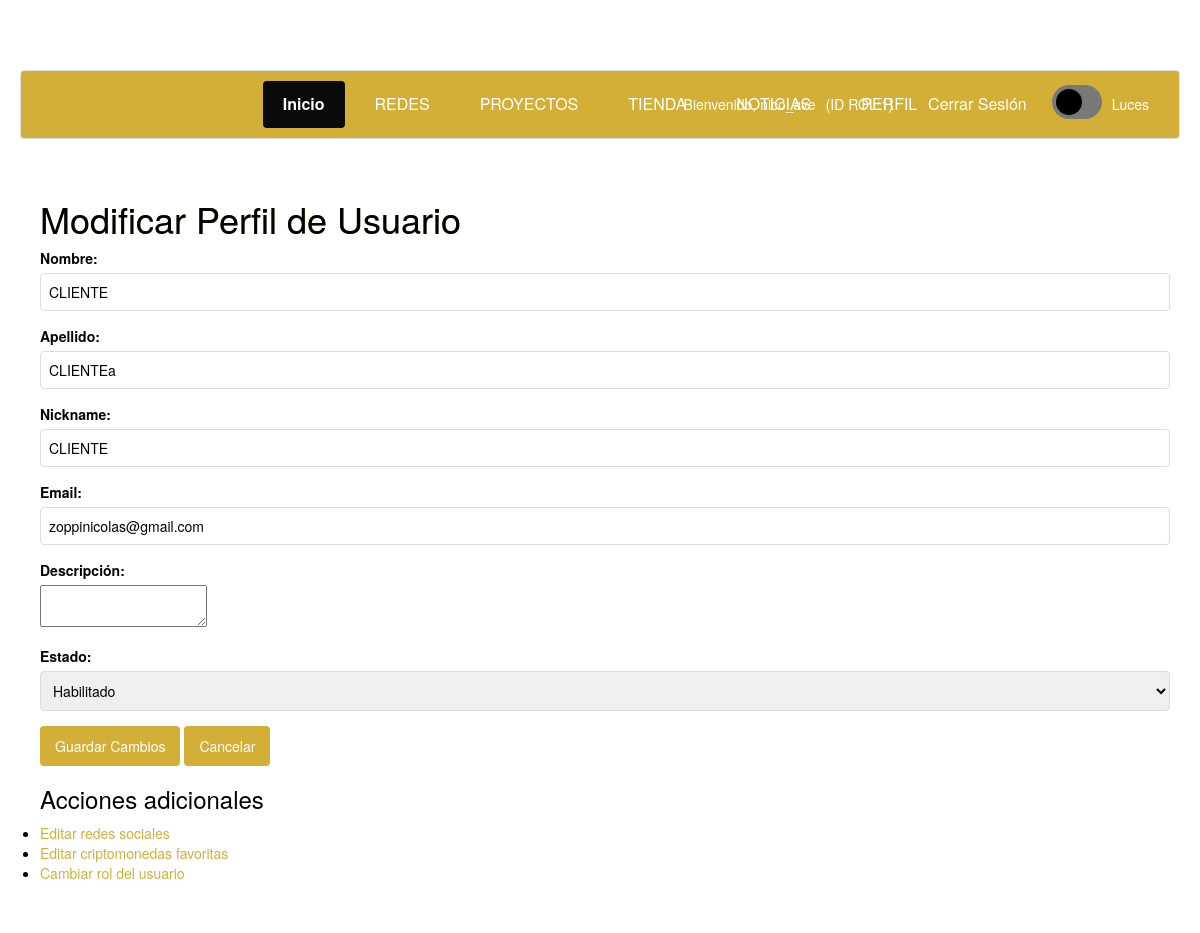
The page /modificar_perfil.php?id=33 (signed in) on the database as committed earlier.
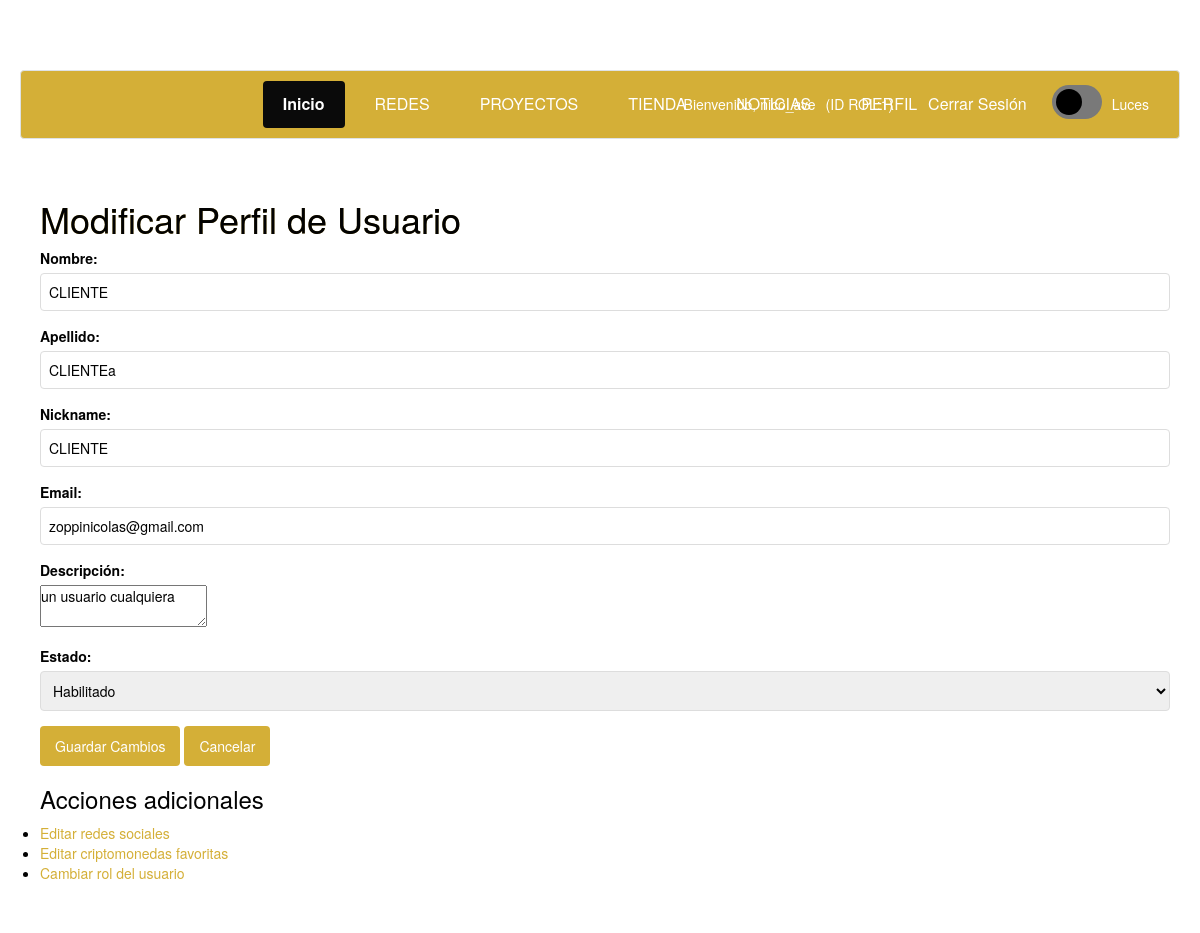
The same page on the database as committed later.
### tables this page shows
CREATE TABLE `usuarios` (
  `idusuario` int(11) NOT NULL,
  `nickname` varchar(255) NOT NULL,
  `email` varchar(255) NOT NULL,
  `contrasenia` varchar(255) NOT NULL,
  `fb_id` varchar(255) DEFAULT NULL,
  `foto` varchar(255) DEFAULT NULL,
  `descripcion` varchar(255) DEFAULT NULL,
  `twitter` varchar(255) DEFAULT NULL,
  `instagram` varchar(255) DEFAULT NULL,
  `facebook` varchar(255) DEFAULT NULL,
  `idestado` int(11) NOT NULL,
  `nombre` varchar(50) NOT NULL,
  `apellido` varchar(50) NOT NULL,
  `discord_id` varchar(255) DEFAULT NULL,
  `avatar` varchar(255) DEFAULT NULL,
  `fecha_registro` datetime NOT NULL DEFAULT current_timestamp()
);

CREATE TABLE `estados` (
  `idestado` int(11) NOT NULL,
  `descripcion` varchar(99) NOT NULL
);

### modificar_perfil.php (the view, shortened to what this page needs)
<?php
require 'conexion.php';
$userId = intval($_GET['id']);
$userQuery = mysqli_query($conexion, "SELECT * FROM usuarios WHERE idusuario = $userId");
$user = mysqli_fetch_assoc($userQuery);
$estados = [];
$query_estados = mysqli_query($conexion, "SELECT * FROM estados");
while ($estado = mysqli_fetch_assoc($query_estados)) {
    $estados[] = $estado;
}
?>
<!DOCTYPE html>
<html lang="es">
<head>
    <link href="admin/css/perfil.css" rel="stylesheet">
    <link rel="stylesheet" href="https://cdnjs.cloudflare.com/ajax/libs/font-awesome/6.0.0/css/all.min.css">
    <link href="admin/css/EstilosAdicionalesABM.css" rel="stylesheet">
</head>
<body>
<?php include("header_usuario.php"); ?>
<div class="container">
    <h1>Modificar Perfil de Usuario</h1>
    <form method="POST" action="modificar_perfil.php?id=<?php echo $userId; ?>">
        <div class="form-group">
            <label for="nombre">Nombre:</label>
            <input type="text" id="nombre" name="nombre" value="<?php echo htmlspecialchars($user['nombre']); ?>" required>
        </div>
        <div class="form-group">
            <label for="apellido">Apellido:</label>
            <input type="text" id="apellido" name="apellido" value="<?php echo htmlspecialchars($user['apellido']); ?>" required>
        </div>
        <div class="form-group">
            <label for="nickname">Nickname:</label>
            <input type="text" id="nickname" name="nickname" value="<?php echo htmlspecialchars($user['nickname']); ?>" required>
        </div>
        <div class="form-group">
            <label for="email">Email:</label>
            <input type="email" id="email" name="email" value="<?php echo htmlspecialchars($user['email']); ?>" required>
        </div>
        <div class="form-group">
            <label for="descripcion">Descripción:</label>
            <textarea id="descripcion" name="descripcion"><?php echo htmlspecialchars($user['descripcion']); ?></textarea>
        </div>
        <div class="form-group">
            <label for="idestado">Estado:</label>
            <select id="idestado" name="idestado" required>
                <?php foreach ($estados as $estado): ?>
                    <option value="<?php echo $estado['idestado']; ?>" <?php echo ($estado['idestado'] == $user['idestado']) ? 'selected' : ''; ?>>
                        <?php echo htmlspecialchars($estado['descripcion']); ?>
                    </option>
                <?php endforeach; ?>
            </select>
        </div>
        <div class="form-actions">
            <button type="submit" class="btn btn-primary">Guardar Cambios</button>
            <a href="ver_perfil.php?id=<?php echo $userId; ?>" class="btn btn-default">Cancelar</a>
        </div>
    </form>
    <div class="additional-actions">
        <h3>Acciones adicionales</h3>
        <ul>
            <li><a href="admin/editar_redes.php?id=<?php echo $userId; ?>">Editar redes sociales</a></li>
            <li><a href="admin/editar_favoritos.php?id=<?php echo $userId; ?>">Editar criptomonedas favoritas</a></li>
            <li><a href="admin/cambiar_rol.php?id=<?php echo $userId; ?>">Cambiar rol del usuario</a></li>
        </ul>
    </div>
</div>
</body>
</html>

### header_usuario.php (shortened to what this page needs)
<?php
$idusuario = $_SESSION['logueado'];
$consulta = mysqli_query($conexion, "SELECT * FROM usuarios WHERE idusuario = $idusuario");
while($respuesta = mysqli_fetch_assoc($consulta)) {
    $nick = $respuesta['nickname'];
    $rol = $_SESSION['rol'];
}
?>
<link href="admin/css/perfil.css" rel="stylesheet">
<link rel="stylesheet" href="https://maxcdn.bootstrapcdn.com/bootstrap/3.3.5/css/bootstrap.min.css">
<link href="admin/css/proyectlist.css" rel="stylesheet">
<link href="admin/css/dark-mode.css" rel="stylesheet">
<link rel="stylesheet" href="https://cdnjs.cloudflare.com/ajax/libs/font-awesome/6.0.0/css/all.min.css">
<div class="navbar">
    <a href="inicio.php" class="active">Inicio</a>
    <a href="admin/redeslist.php">REDES</a>
    <a href="admin/proyectoslist.php">PROYECTOS</a>
    <a href=" Archivo tienda.php">TIENDA</a>
    <a href="https://es.cointelegraph.com/tags/games">NOTICIAS</a>
    <a href="perfil.php">PERFIL</a>
    <div class="user-info">
        <span>Bienvenido, <?php echo $nick; ?></span>
        <span>(ID ROL:<?php echo $rol; ?>)</span>
        <a href="logout.php" style="color:rgb(0, 0, 0);">Cerrar Sesión</a>
        <label class="toggle-switch">
                <span class="slider"></span>
                </label>
                <span>Luces</span>
    </div>
</div>

### admin/css/perfil.css (style rules this page uses)
:root { --primary: rgb(212, 175, 55); --secondary: #000000; --dark: #36332d; --light: #f5f6fa; --success: #00b894; --danger: #d63031; --bg-color: #f5f6fa; --text-color: #2d3436; --card-bg: white; }
* { margin: 0; padding: 0; box-sizing: border-box; transition: background-color 0.3s, color 0.3s; }
body { font-family: 'Inter', sans-serif; background-color: var(--bg-color); color: var(--text-color); line-height: 1.6; padding: 20px; }
.container { max-width: 1200px; margin: 0 auto; padding: 20px; }
h1 { font-size: 2.5rem; margin-bottom: 10px; background: linear-gradient(45deg, var(--primary), var(--secondary)); -webkit-background-clip: text; background-clip: text; color: transparent; }
.toggle-switch { position: relative; display: inline-block; width: 60px; height: 30px; }
.slider { position: absolute; cursor: pointer; top: 0; left: 0; right: 0; bottom: 0; background-color: #ccc; transition: .4s; border-radius: 34px; }
.slider:before { position: absolute; content: ""; height: 22px; width: 22px; left: 4px; bottom: 4px; background-color: white; transition: .4s; border-radius: 50%; }
.navbar { background-color: #9b8028; overflow: hidden; display: flex; justify-content: center; padding: 10px 0; }
.navbar a { color: white; text-align: center; padding: 12px 20px; text-decoration: none; font-size: 16px; margin: 0 5px; border-radius: 4px; transition: background-color 0.3s; }
.navbar a.active { background-color: #0a0a0a; font-weight: bold; }
.user-info { position: absolute; right: 20px; color: white; display: flex; align-items: center; }
.user-info span { margin-right: 10px; }
.btn { background:rgb(212, 175, 55); color: white; border: none; padding: 10px 15px; border-radius: 4px; cursor: pointer; }

### admin/css/EstilosAdicionalesABM.css (style rules this page uses)
.form-group { margin-bottom: 15px; }
.form-group label { display: block; margin-bottom: 5px; font-weight: bold; }
.form-group input, .form-group select { width: 100%; padding: 8px; border: 1px solid rgb(221, 221, 221); border-radius: 4px; }
.btn { background:rgb(212, 175, 55); color: white; border: none; padding: 10px 15px; border-radius: 4px; cursor: pointer; }

### admin/css/proyectlist.css (style rules this page uses)
body { background-color: #121212; color: #e0e0e0; min-height: 200px; padding-top: 70px; }
.btn-default { background-color: #333333; color: #e0e0e0; border: 1px solid #444444; }
.container { background-color: #1a1a1a; padding: 20px; border-radius: 8px; }

### admin/css/dark-mode.css (style rules this page uses)
:root { --primary: rgb(212, 175, 55); --secondary: #000000; --bg-color: #ffffff; --text-color: rgb(2, 2, 2); --header-bg: rgb(212, 175, 55); --footer-bg: rgb(212, 175, 55); --card-bg: #c0c0c0; --border-color: #dee2e6; }
* { margin: 0; padding: 0; box-sizing: border-box; transition: background-color 0.3s, color 0.3s, border-color 0.3s; }
body, .container, .row, .col-md-12, .outer_div, .section-container, .game-section { background-color: var(--bg-color) !important; color: var(--text-color) !important; }
.toggle-switch { position: relative; display: inline-block; width: 60px; height: 34px; }
.slider { position: absolute; cursor: pointer; top: 0; left: 0; right: 0; bottom: 0; background-color: #797979; transition: .4s; border-radius: 34px; }
.slider:before { position: absolute; content: ""; height: 26px; width: 26px; left: 4px; bottom: 4px; background-color: rgb(0, 0, 0); transition: .4s; border-radius: 50%; }
.navbar, header { background-color: var(--header-bg) !important; border-color: var(--border-color); color: var(--text-color); }
.btn { background: var(--primary); color: white; border: none; padding: 10px 15px; border-radius: 4px; cursor: pointer; }
a { color: var(--primary); }
.navbar a, .navbar-brand, footer, footer a, footer p { color: rgb(255, 255, 255) !important; }
h1, h2, h3, h4, h5, h6, .game-title, .section-title { color: var(--text-color) !important; }

Rows that differ between the two databases and show on the page:
changed usuarios "CLIENTE": descripcion (not shown) → "un usuario cualquiera"
